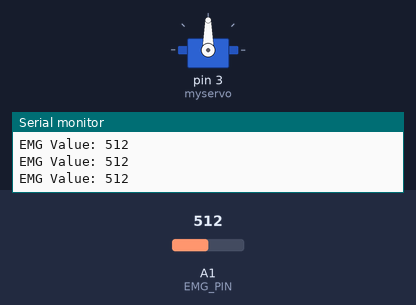
A sketch run on a simulated Arduino Uno, built with avr-gcc and run on an emulated ATmega328P. Shown: servo, the last lines printed to the serial monitor. Inputs (shaded band) come from the test bench; at power-on: A1 (EMG_PIN) = 512.

Above: at 1.3 s.
1.4 s: A1 (EMG_PIN) set to 127
2.9 s: A1 (EMG_PIN) set to 108
At 3.5 s:
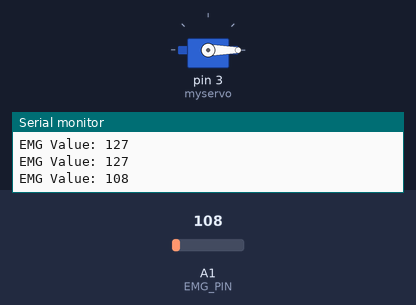
4.5 s: A1 (EMG_PIN) set to 122
At 5.7 s:
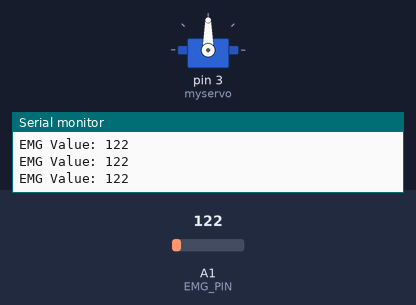
6.0 s: A1 (EMG_PIN) set to 0
At 7.0 s:
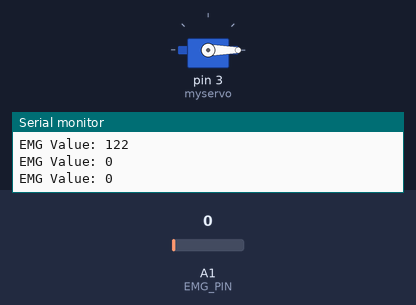
Timing chart, 0 to 8.5 s (numbered marks = the images above; inputs shaded):
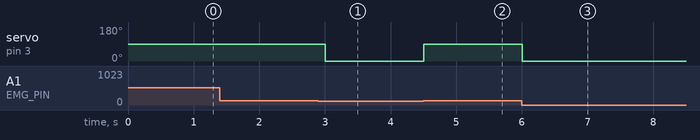

The sketch:

prosthetic_hand.ino
```cpp
#include <Servo.h>

// Define the pin for the EMG module input
#define EMG_PIN A1

// Create a Servo object
Servo myservo;

// Define the threshold for muscle activity
#define ACTIVITY_THRESHOLD 121

void setup() {
  // Attach the servo to pin 9
  myservo.attach(3);

  // Set up the serial communication
  Serial.begin(9600);
}

void loop() {
  // Read the EMG module input
  int emgValue = analogRead(EMG_PIN);

  // Check if muscle activity is detected
  if (emgValue > ACTIVITY_THRESHOLD) {
    // Muscle activity detected, change direction
    myservo.write(90);
  } else {
    // No muscle activity, return to the original position (0 degrees)
    myservo.write(0);
  }

  // Print EMG value for debugging
  Serial.print("EMG Value: ");
  Serial.println(emgValue);

  // Add a small delay to avoid excessive readings
  delay(500);
}
```

Measured:
- the behaviour switches between 122 and 121 on A1 (EMG_PIN) (found by bisection; images 0 and 1)
- after the input at 2.9 s, servo on pin 3 (myservo): 90° → 0° after 0.10 s
- after the input at 4.5 s, servo on pin 3 (myservo): 0° → 90° at once
- after the input at 6.0 s, servo on pin 3 (myservo): 90° → 0° at once
